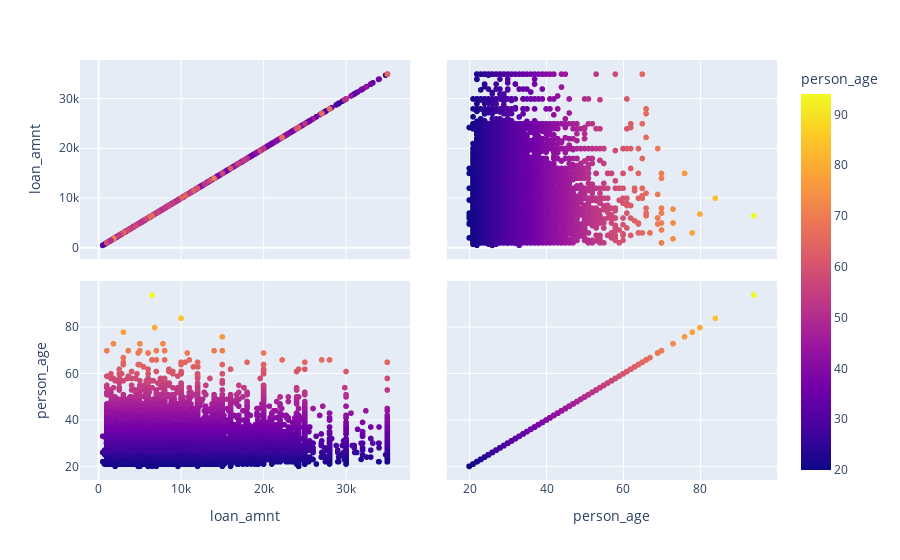

Notebook code cell kept with this figure:
### Code cell
graph = px.scatter_matrix(new_df, dimensions = ["loan_amnt", "person_age"], color = "person_age")
graph.show()

### Figure 1 — Plotly figure (JSON) as saved in the notebook; plotly's stock layout.template omitted (floating-point values rounded to 4 significant figures; data arrays with more than 128 entries replaced by an {"elided": "..."} marker saying what was removed)
{"data": [{"dimensions": [{"axis": {"matches": true}, "label": "loan_amnt", "values": {"elided": "32576 int values"}}, {"axis": {"matches": true}, "label": "person_age", "values": {"elided": "32576 int values"}}], "hovertemplate": "%{xaxis.title.text}=%{x}<br>%{yaxis.title.text}=%{y}<br>person_age=%{marker.color}<extra></extra>", "legendgroup": "", "marker": {"color": {"elided": "32576 int values"}, "coloraxis": "coloraxis", "symbol": "circle"}, "name": "", "showlegend": false, "type": "splom"}], "layout": {"coloraxis": {"colorbar": {"title": {"text": "person_age"}}, "colorscale": [[0, "#0d0887"], [0.1111, "#46039f"], [0.2222, "#7201a8"], [0.3333, "#9c179e"], [0.4444, "#bd3786"], [0.5556, "#d8576b"], [0.6667, "#ed7953"], [0.7778, "#fb9f3a"], [0.8889, "#fdca26"], [1, "#f0f921"]]}, "dragmode": "select", "legend": {"tracegroupgap": 0}, "margin": {"t": 60}}}
